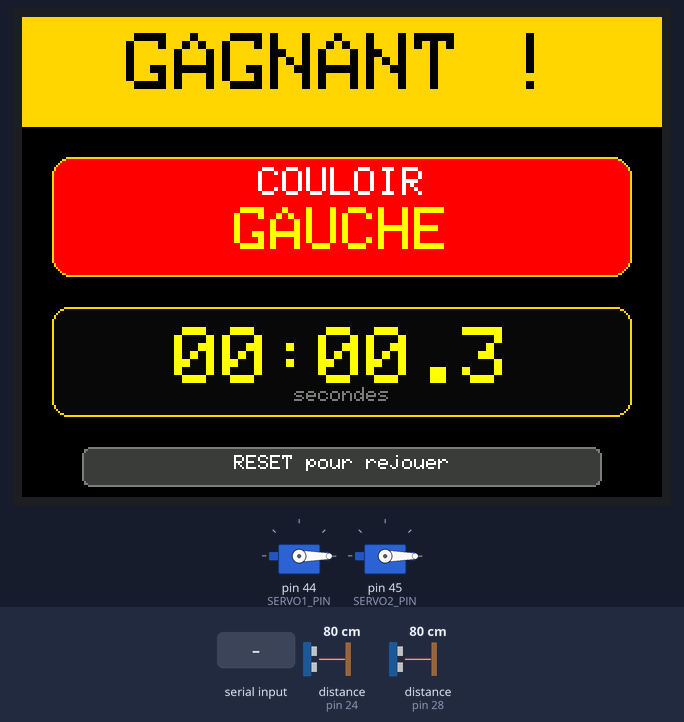
Bench run of a sketch on a simulated Arduino Mega 2560, built with avr-gcc and run on an emulated ATmega2560. Parts: 2 × servo, 320×240 colour display. Wiring (inferred from the names in the program): 2 × ultrasonic range finder: trigger pin 22, echo pin 24 / trigger pin 26, echo pin 28. The test bench sets the inputs (shaded band); at power-on: distance to the obstacle (sensors on pin 24, pin 28) 80 cm. The echo pulse lasts 58.3 µs per cm; what the sketch prints to the serial monitor is not drawn.

Above: at 1.6 s.
1.7 s: "RESET\n" received over Serial
At 2.8 s:
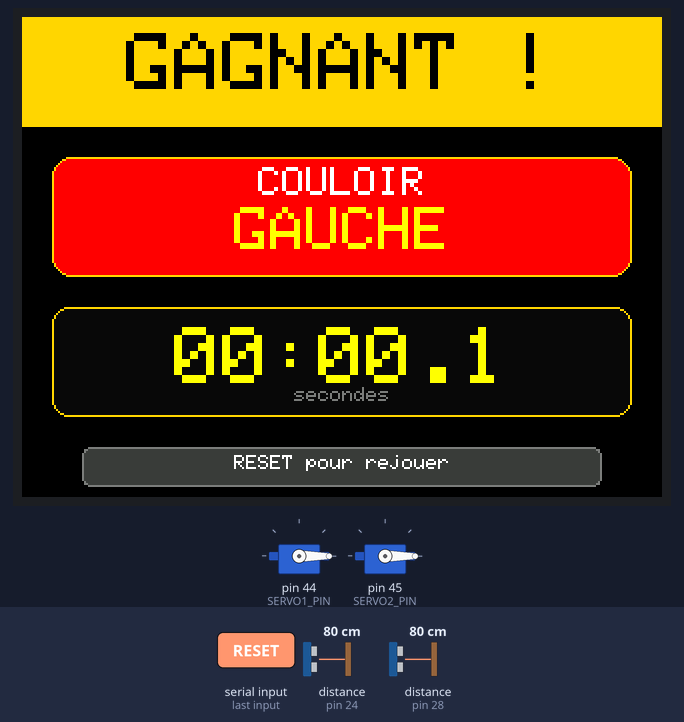
3.7 s: "DOOR1_OPEN\n" received over Serial
At 4.3 s:
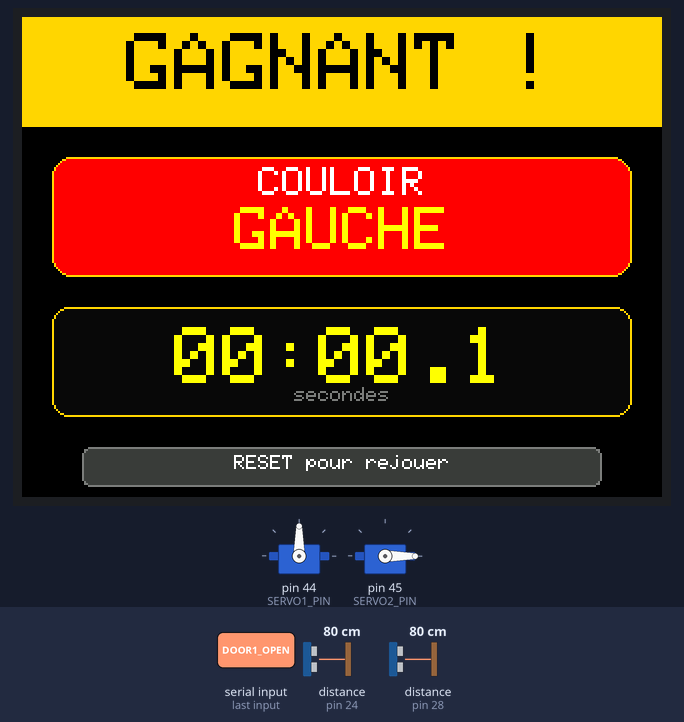
5.3 s: "DOOR2_OPEN\n" received over Serial
At 6.5 s:
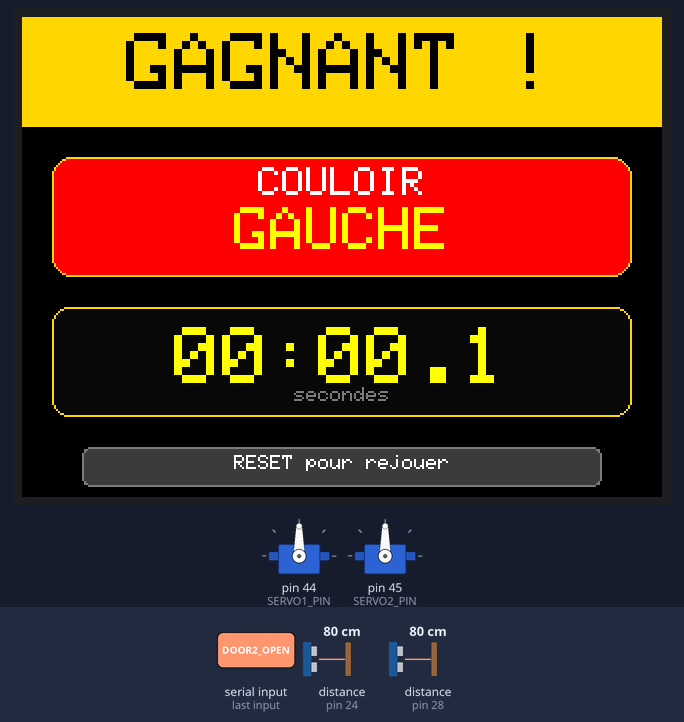
6.8 s: "DOOR1_CLOSE\n" received over Serial
At 7.5 s:
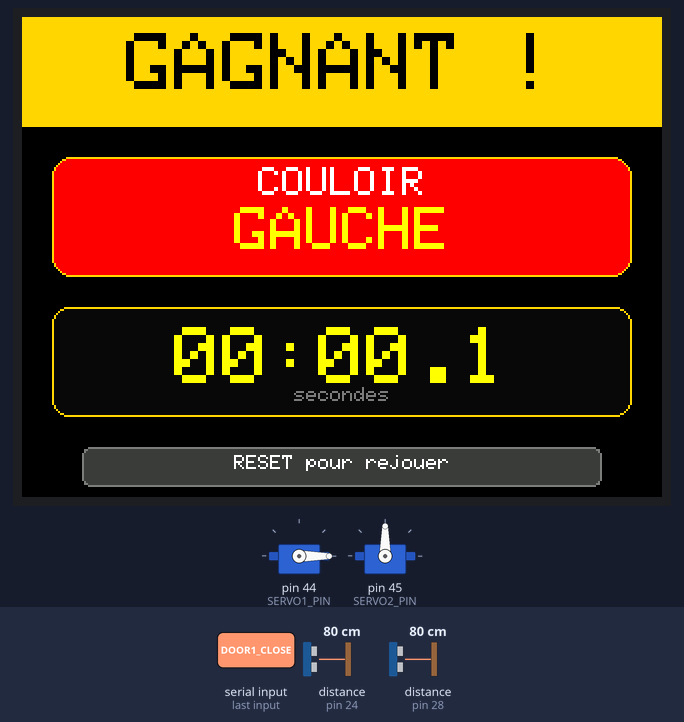
8.3 s: distance to the obstacle (sensor on pin 24) set to 250 cm
10.3 s: "RESET\n" received over Serial
At 11.9 s:
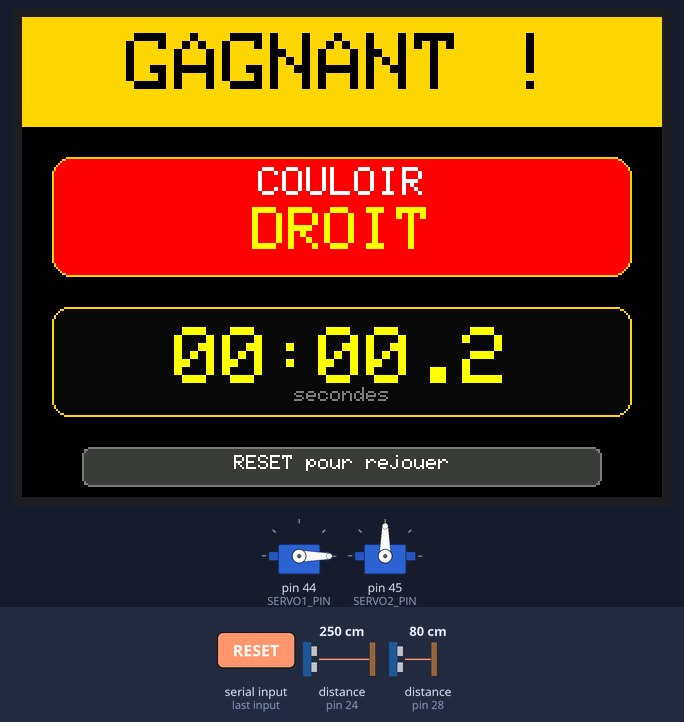
Timing chart, 0 to 13.2 s (numbered marks = the images above; inputs shaded):
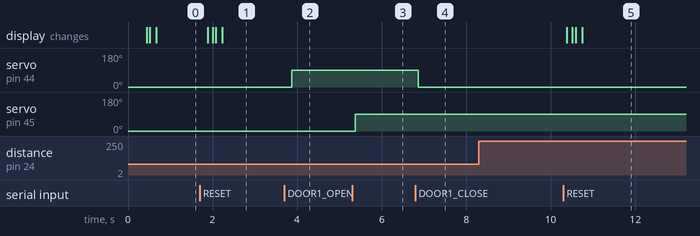

Measured:
- after the input at 1.7 s, the display: first changes after 0.18 s (image 1 shows a later state)
- after the input at 3.7 s, servo on pin 44 (SERVO1_PIN): 0° → 90° after 0.18 s
- after the input at 5.3 s, servo on pin 45 (SERVO2_PIN): 0° → 90° after 0.07 s
- after the input at 6.8 s, servo on pin 44 (SERVO1_PIN): 90° → 0° after 0.07 s
- after the input at 8.3 s, every drawn part: stays the same
- after the input at 10.3 s, the display: first changes after 0.08 s (image 5 shows a later state)

The sketch:

swim_iot.ino
```cpp
/*
 * ============================================================
 *  AquaPro IoT — Arduino Mega 2560
 *  Affichage PLEIN ECRAN + Capteurs HY-SRF05 + Servos
 * ============================================================
 *
 * Materiel :
 *   - 2x capteurs HY-SRF05 (mode 4 broches)
 *   - 2x micro-servo SG90
 *   - 1x shield 2.4" TFT LCD (ILI9341 / ILI9481 / etc.)
 *
 * Brochage :
 *   Capteur 1  -> TRIG=22, ECHO=24, VCC=Plaque Jaune (5V)
 *   Capteur 2  -> TRIG=26, ECHO=28, VCC=Plaque Jaune (5V)
 *   GND        -> GND de l'Arduino (en bas de la rangée 22-53)
 *   Servo 1    -> Signal=44  (hors bus TFT D2-D9)
 *   Servo 2    -> Signal=45  (hors bus TFT D2-D9)
 *   TFT Shield -> branche directement sur le Mega
 *                 Bus donnees D2-D9 | CS=A3, CD=A2, WR=A1, RD=A0, RST=A4
 *
 * Librairies requises :
 *   - MCUFRIEND_kbv   (David Prentice)
 *   - Adafruit_GFX    (Adafruit)
 *   - Servo           (incluse par defaut)
 *
 * Communication serie (115200 baud) :
 *   Sortie -> JSON toutes les 200 ms
 *   Entree -> commandes: DOOR1_OPEN, DOOR1_CLOSE, DOOR2_OPEN, DOOR2_CLOSE, RESET
 */

#include <Servo.h>
#include <Adafruit_GFX.h>
#include <MCUFRIEND_kbv.h>

// ── Couleurs 16 bits (RGB565) ─────────────────────────────────────────────
#define CLR_BG       0x0000  // Noir
#define CLR_POOL     0x065F  // Bleu piscine
#define CLR_CYAN     0x07FF
#define CLR_GREEN    0x07E0
#define CLR_RED      0xF800
#define CLR_AMBER    0xFD20
#define CLR_WHITE    0xFFFF
#define CLR_GRAY     0x7BEF
#define CLR_DARKGRAY 0x39E7
#define CLR_GOLD     0xFEA0
#define CLR_YELLOW   0xFFE0
#define CLR_ORANGE   0xFC00
#define CLR_DARKBLUE 0x000F

// ── Pins capteurs & servos ────────────────────────────────────────────────
#define TRIG1       22
#define ECHO1       24
#define TRIG2       26
#define ECHO2       28
#define SERVO1_PIN  44
#define SERVO2_PIN  45

// ── Reglages ──────────────────────────────────────────────────────────────
#define DETECT_CM   150       // Seuil de detection (cm) (Augmenté pour tester le capteur)
#define SEND_MS     200       // Intervalle envoi serie (ms)
#define SERVO_OPEN   90
#define SERVO_CLOSE   0
#define NUM_SAMPLES   3       // Nombre de lectures capteur pour la moyenne

// ── Objets ────────────────────────────────────────────────────────────────
Servo servo1, servo2;
MCUFRIEND_kbv tft;

// ── Etat ──────────────────────────────────────────────────────────────────
bool door1Open     = false;
bool door2Open     = false;
bool prev_w1       = false;
bool prev_w2       = false;
byte firstDetected = 0;       // 0=aucun, 1=couloir gauche, 2=couloir droit
unsigned long lastSend = 0;

// Race state
enum RaceState { RACE_WAITING, RACE_RACING, RACE_FINISHED };
RaceState raceState = RACE_WAITING;
unsigned long raceStartTime = 0;
unsigned long raceEndTime   = 0;

// Ecran courant pour eviter de tout redessiner
enum ScreenMode { SCREEN_WAITING, SCREEN_RACING, SCREEN_WINNER };
ScreenMode currentScreen = SCREEN_WAITING;

// Valeurs precedentes pour rafraichissement partiel
long  prev_d1 = -1, prev_d2 = -1;
bool  prev_door1_disp = false, prev_door2_disp = false;
byte  prev_first_disp = 255;
unsigned long prevDisplayedTime = 0;

// Dimensions ecran (remplies apres tft.begin)
int16_t W, H;

// ── Mesure HY-SRF05 (Lecture simple) ───────────────────────────────────────
long readCm(uint8_t trig, uint8_t echo) {
  digitalWrite(trig, LOW);
  delayMicroseconds(5);
  digitalWrite(trig, HIGH);
  delayMicroseconds(15);
  digitalWrite(trig, LOW);

  // Timeout 50ms (environ 850cm max)
  long dur = pulseIn(echo, HIGH, 50000UL);

  if (dur == 0) return 999;

  long cm = dur * 17L / 1000L;
  if (cm <= 0 || cm > 600) return 999;

  return cm;
}

// ── Dessiner un rectangle arrondi rempli ──────────────────────────────────
void drawRoundBox(int x, int y, int w, int h, int r, uint16_t fillCol, uint16_t borderCol) {
  tft.fillRoundRect(x, y, w, h, r, fillCol);
  tft.drawRoundRect(x, y, w, h, r, borderCol);
}

// ── Centrer du texte horizontalement ──────────────────────────────────────
void drawCenteredText(const char* text, int y, uint8_t sz, uint16_t col) {
  tft.setTextSize(sz);
  tft.setTextColor(col);
  int16_t x1, y1;
  uint16_t tw, th;
  tft.getTextBounds(text, 0, 0, &x1, &y1, &tw, &th);
  tft.setCursor((W - tw) / 2, y);
  tft.print(text);
}

// ── Ecran: En Attente ─────────────────────────────────────────────────────
void drawWaitingScreen() {
  tft.fillScreen(CLR_BG);
  currentScreen = SCREEN_WAITING;
  prev_d1 = -1; prev_d2 = -1;
  prev_w1 = false; prev_w2 = false;

  // Bande titre en haut
  tft.fillRect(0, 0, W, 40, CLR_POOL);
  drawCenteredText("AQUAPRO IoT", 10, 3, CLR_WHITE);

  // Ligne decorative
  tft.drawFastHLine(0, 42, W, CLR_CYAN);
  tft.drawFastHLine(0, 43, W, CLR_CYAN);

  // Zone statut central
  drawRoundBox(20, 60, W - 40, 80, 8, CLR_DARKGRAY, CLR_POOL);
  drawCenteredText("EN ATTENTE", 75, 3, CLR_CYAN);
  drawCenteredText("Pret a detecter...", 110, 2, CLR_WHITE);

  // Labels capteurs
  tft.drawFastHLine(0, 155, W, CLR_DARKGRAY);
  tft.setTextSize(2);
  tft.setTextColor(CLR_POOL);
  tft.setCursor(10, 165);
  tft.print("C1:");
  tft.setCursor(W / 2 + 10, 165);
  tft.print("C2:");

  // Zone portes
  tft.drawFastHLine(0, 200, W, CLR_DARKGRAY);
  tft.setTextSize(1);
  tft.setTextColor(CLR_GRAY);
  tft.setCursor(10, 210);
  tft.print("Porte 1:");
  tft.setCursor(W / 2 + 10, 210);
  tft.print("Porte 2:");
}

// ── Ecran: Course en cours ────────────────────────────────────────────────
void drawRacingScreen() {
  tft.fillScreen(CLR_BG);
  currentScreen = SCREEN_RACING;
  prevDisplayedTime = 0;

  // Fond vert en haut
  tft.fillRect(0, 0, W, 50, CLR_GREEN);
  drawCenteredText("GO !", 5, 5, CLR_WHITE);

  // Zone chrono
  drawRoundBox(10, 65, W - 20, 70, 8, 0x0841, CLR_GREEN);
  drawCenteredText("00:00.0", 80, 4, CLR_YELLOW);

  // Labels capteurs
  tft.drawFastHLine(0, 150, W, CLR_DARKGRAY);

  tft.setTextSize(2);
  tft.setTextColor(CLR_POOL);
  tft.setCursor(10, 160);
  tft.print("C1:");
  tft.setCursor(W / 2 + 10, 160);
  tft.print("C2:");

  // Indicateurs detection
  tft.setTextSize(1);
  tft.setTextColor(CLR_GRAY);
  tft.setCursor(10, 195);
  tft.print("Seuil: ");
  tft.print(DETECT_CM);
  tft.print(" cm");
}

// ── Ecran: Gagnant ────────────────────────────────────────────────────────
void drawWinnerScreen(byte lane, unsigned long timeMs) {
  tft.fillScreen(CLR_BG);
  currentScreen = SCREEN_WINNER;

  // Fond dore en haut
  tft.fillRect(0, 0, W, 55, CLR_GOLD);
  drawCenteredText("GAGNANT !", 8, 4, CLR_BG);

  // Zone couloir gagnant
  drawRoundBox(15, 70, W - 30, 60, 10, CLR_RED, CLR_GOLD);
  if (lane == 1) {
    drawCenteredText("COULOIR", 75, 2, CLR_WHITE);
    drawCenteredText("GAUCHE", 95, 3, CLR_YELLOW);
  } else {
    drawCenteredText("COULOIR", 75, 2, CLR_WHITE);
    drawCenteredText("DROIT", 95, 3, CLR_YELLOW);
  }

  // Zone chrono final
  drawRoundBox(15, 145, W - 30, 55, 8, 0x0841, CLR_GOLD);

  // Formatter le temps
  unsigned long secs = timeMs / 1000;
  unsigned long deciSecs = (timeMs % 1000) / 100;
  unsigned long mins = secs / 60;
  secs = secs % 60;

  char timeBuf[16];
  sprintf(timeBuf, "%02lu:%02lu.%lu", mins, secs, deciSecs);
  drawCenteredText(timeBuf, 155, 4, CLR_YELLOW);

  tft.setTextSize(1);
  tft.setTextColor(CLR_GRAY);
  int16_t x1, y1;
  uint16_t tw, th;
  tft.getTextBounds("secondes", 0, 0, &x1, &y1, &tw, &th);
  tft.setCursor((W - tw) / 2, 185);
  tft.print("secondes");

  // Instruction Reset
  drawRoundBox(30, 215, W - 60, 20, 4, CLR_DARKGRAY, CLR_GRAY);
  drawCenteredText("RESET pour rejouer", 219, 1, CLR_WHITE);
}

// ── Mise a jour partielle: distances ──────────────────────────────────────
void updateSensorValues(long d1, long d2, bool w1, bool w2) {
  int yPos;
  if (currentScreen == SCREEN_WAITING) yPos = 165;
  else if (currentScreen == SCREEN_RACING) yPos = 160;
  else return;

  // Couloir 1 - valeur
  if (d1 != prev_d1 || w1 != prev_w1) {
    tft.fillRect(50, yPos, 70, 20, CLR_BG);
    tft.setTextSize(2);
    tft.setTextColor(w1 ? CLR_RED : CLR_WHITE);
    tft.setCursor(50, yPos);
    if (d1 >= 999) tft.print("---");
    else { tft.print(d1); tft.print("cm"); }
    prev_d1 = d1;
  }

  // Badge detection 1
  if (w1 != prev_w1) {
    int badgeX = 10;
    int badgeY = yPos + 22;
    tft.fillRoundRect(badgeX, badgeY, 90, 14, 3, w1 ? CLR_RED : CLR_GREEN);
    tft.setTextSize(1);
    tft.setTextColor(CLR_WHITE);
    tft.setCursor(badgeX + 8, badgeY + 3);
    tft.print(w1 ? "DETECTE!" : "  LIBRE ");
    prev_w1 = w1;
  }

  // Couloir 2 - valeur
  if (d2 != prev_d2 || w2 != prev_w2) {
    tft.fillRect(W / 2 + 50, yPos, 70, 20, CLR_BG);
    tft.setTextSize(2);
    tft.setTextColor(w2 ? CLR_RED : CLR_WHITE);
    tft.setCursor(W / 2 + 50, yPos);
    if (d2 >= 999) tft.print("---");
    else { tft.print(d2); tft.print("cm"); }
    prev_d2 = d2;
  }

  // Badge detection 2
  if (w2 != prev_w2) {
    int badgeX = W / 2 + 10;
    int badgeY = yPos + 22;
    tft.fillRoundRect(badgeX, badgeY, 90, 14, 3, w2 ? CLR_RED : CLR_GREEN);
    tft.setTextSize(1);
    tft.setTextColor(CLR_WHITE);
    tft.setCursor(badgeX + 8, badgeY + 3);
    tft.print(w2 ? "DETECTE!" : "  LIBRE ");
    prev_w2 = w2;
  }
}

// ── Mise a jour chrono pendant la course ──────────────────────────────────
void updateRaceTimer() {
  if (currentScreen != SCREEN_RACING) return;

  unsigned long elapsed = millis() - raceStartTime;
  unsigned long displaySecs = elapsed / 1000;

  // Rafraichir seulement toutes les 100ms
  if (elapsed / 100 == prevDisplayedTime / 100) return;
  prevDisplayedTime = elapsed;

  unsigned long secs = elapsed / 1000;
  unsigned long deciSecs = (elapsed % 1000) / 100;
  unsigned long mins = secs / 60;
  secs = secs % 60;

  char timeBuf[16];
  sprintf(timeBuf, "%02lu:%02lu.%lu", mins, secs, deciSecs);

  // Effacer zone chrono et reafficher
  tft.fillRect(15, 78, W - 30, 40, 0x0841);
  drawCenteredText(timeBuf, 80, 4, CLR_YELLOW);
}

// ── Mise a jour badges portes ─────────────────────────────────────────────
void updateDoorBadges() {
  if (currentScreen != SCREEN_WAITING) return;

  if (door1Open != prev_door1_disp) {
    tft.fillRoundRect(80, 207, 60, 16, 3, door1Open ? CLR_GREEN : CLR_DARKGRAY);
    tft.setTextSize(1);
    tft.setTextColor(CLR_WHITE);
    tft.setCursor(86, 211);
    tft.print(door1Open ? "OUVERT" : "FERME ");
    prev_door1_disp = door1Open;
  }

  if (door2Open != prev_door2_disp) {
    tft.fillRoundRect(W / 2 + 80, 207, 60, 16, 3, door2Open ? CLR_GREEN : CLR_DARKGRAY);
    tft.setTextSize(1);
    tft.setTextColor(CLR_WHITE);
    tft.setCursor(W / 2 + 86, 211);
    tft.print(door2Open ? "OUVERT" : "FERME ");
    prev_door2_disp = door2Open;
  }
}

// ── Setup ─────────────────────────────────────────────────────────────────
void setup() {
  Serial.begin(115200);   // Meme baud rate que le service Angular

  // Capteurs
  pinMode(TRIG1, OUTPUT); pinMode(ECHO1, INPUT);
  pinMode(TRIG2, OUTPUT); pinMode(ECHO2, INPUT);

  // Etat initial trigger LOW
  digitalWrite(TRIG1, LOW);
  digitalWrite(TRIG2, LOW);

  // Servos (Attachés en permanence comme demandé)
  servo1.attach(SERVO1_PIN); servo1.write(SERVO_CLOSE);
  servo2.attach(SERVO2_PIN); servo2.write(SERVO_CLOSE);

  // TFT LCD - detection auto du driver
  uint16_t id = tft.readID();
  if (id == 0xD3D3) id = 0x9481;   // fallback driver commun
  tft.begin(id);
  tft.setRotation(1);   // Paysage (landscape) pour plein ecran
  W = tft.width();       // 320
  H = tft.height();      // 240

  // Test capteur au demarrage
  raceStartTime = millis();
  drawWaitingScreen();

  // Test rapide des capteurs et affichage du resultat
  delay(100);
  long test1 = readCm(TRIG1, ECHO1);
  delay(50);
  long test2 = readCm(TRIG2, ECHO2);

  tft.setTextSize(1);
  tft.setTextColor(CLR_GRAY);
  tft.setCursor(10, H - 12);
  tft.print("Test C1=");
  tft.print(test1);
  tft.print("cm  C2=");
  tft.print(test2);
  tft.print("cm  Baud=115200");

  Serial.println(F("{\"status\":\"ready\"}"));
  Serial.print(F("{\"debug\":\"Sensor test: C1="));
  Serial.print(test1);
  Serial.print(F("cm, C2="));
  Serial.print(test2);
  Serial.println(F("cm\"}"));
}

// ── Loop ──────────────────────────────────────────────────────────────────
void loop() {

  // ── Lecture commandes entrantes ────────────────────────────────────────
  if (Serial.available()) {
    String cmd = Serial.readStringUntil('\n');
    cmd.trim();

    if (cmd == "DOOR1_OPEN")  { servo1.write(SERVO_OPEN);  door1Open  = true;  }
    if (cmd == "DOOR1_CLOSE") { servo1.write(SERVO_CLOSE); door1Open  = false; }
    if (cmd == "DOOR2_OPEN")  { servo2.write(SERVO_OPEN);  door2Open  = true;  }
    if (cmd == "DOOR2_CLOSE") { servo2.write(SERVO_CLOSE); door2Open  = false; }
    if (cmd == "RESET") {
      firstDetected = 0;
      raceState = RACE_WAITING;
      raceStartTime = millis();
      raceEndTime = 0;
      prev_first_disp = 255;
      prev_d1 = -1; prev_d2 = -1;
      prev_w1 = false; prev_w2 = false;
      drawWaitingScreen();
    }
  }

  // ── Mise a jour chrono pendant la course ──────────────────────────────
  if (raceState == RACE_RACING) {
    updateRaceTimer();
  }

  // ── Lecture capteurs & envoi JSON a intervalle regulier ────────────────
  long d1 = readCm(TRIG1, ECHO1);
  delay(60);    // Pause OBLIGATOIRE de 60ms entre les deux capteurs
  long d2 = readCm(TRIG2, ECHO2);
  bool w1 = (d1 > 0 && d1 < DETECT_CM);
  bool w2 = (d2 > 0 && d2 < DETECT_CM);

    // ── Logique de course (Premier arrivé gagne !) ──────────────────────
    if (raceState == RACE_WAITING) {
      // Le premier capteur qui s'active désigne le gagnant immédiatement
      if (w1) {
        firstDetected = 1;
        raceState = RACE_FINISHED;
        raceEndTime = millis() - raceStartTime;
        drawWinnerScreen(1, raceEndTime);
      }
      else if (w2) {
        firstDetected = 2;
        raceState = RACE_FINISHED;
        raceEndTime = millis() - raceStartTime;
        drawWinnerScreen(2, raceEndTime);
      }
    }

    // ── Mise a jour affichage partiel ────────────────────────────────────
    updateSensorValues(d1, d2, w1, w2);
    updateDoorBadges();
    prev_w1 = w1;
    prev_w2 = w2;

    // ── Envoi JSON serie -> Angular ─────────────────────────────────────
    const char* raceStr = "waiting";
    unsigned long raceTime = 0;

    if (raceState == RACE_RACING) {
      raceStr = "racing";
      raceTime = millis() - raceStartTime;
    } else if (raceState == RACE_FINISHED) {
      raceStr = "finished";
      raceTime = raceEndTime;
    }

    Serial.print(F("{\"s1\":")); Serial.print(d1);
    Serial.print(F(",\"s2\":")); Serial.print(d2);
    Serial.print(F(",\"w1\":")); Serial.print(w1 ? F("true") : F("false"));
    Serial.print(F(",\"w2\":")); Serial.print(w2 ? F("true") : F("false"));
    Serial.print(F(",\"d1\":\"")); Serial.print(door1Open ? F("open") : F("closed"));
    Serial.print(F("\",\"d2\":\"")); Serial.print(door2Open ? F("open") : F("closed"));
    Serial.print(F("\",\"first\":")); Serial.print(firstDetected);
    Serial.print(F(",\"race\":\"")); Serial.print(raceStr);
    Serial.print(F("\",\"time\":")); Serial.print(raceTime);
    Serial.println(F("}"));

    // Fin du cycle, on attend un peu (exactement comme test_simple.ino)
    delay(140);
}
```
